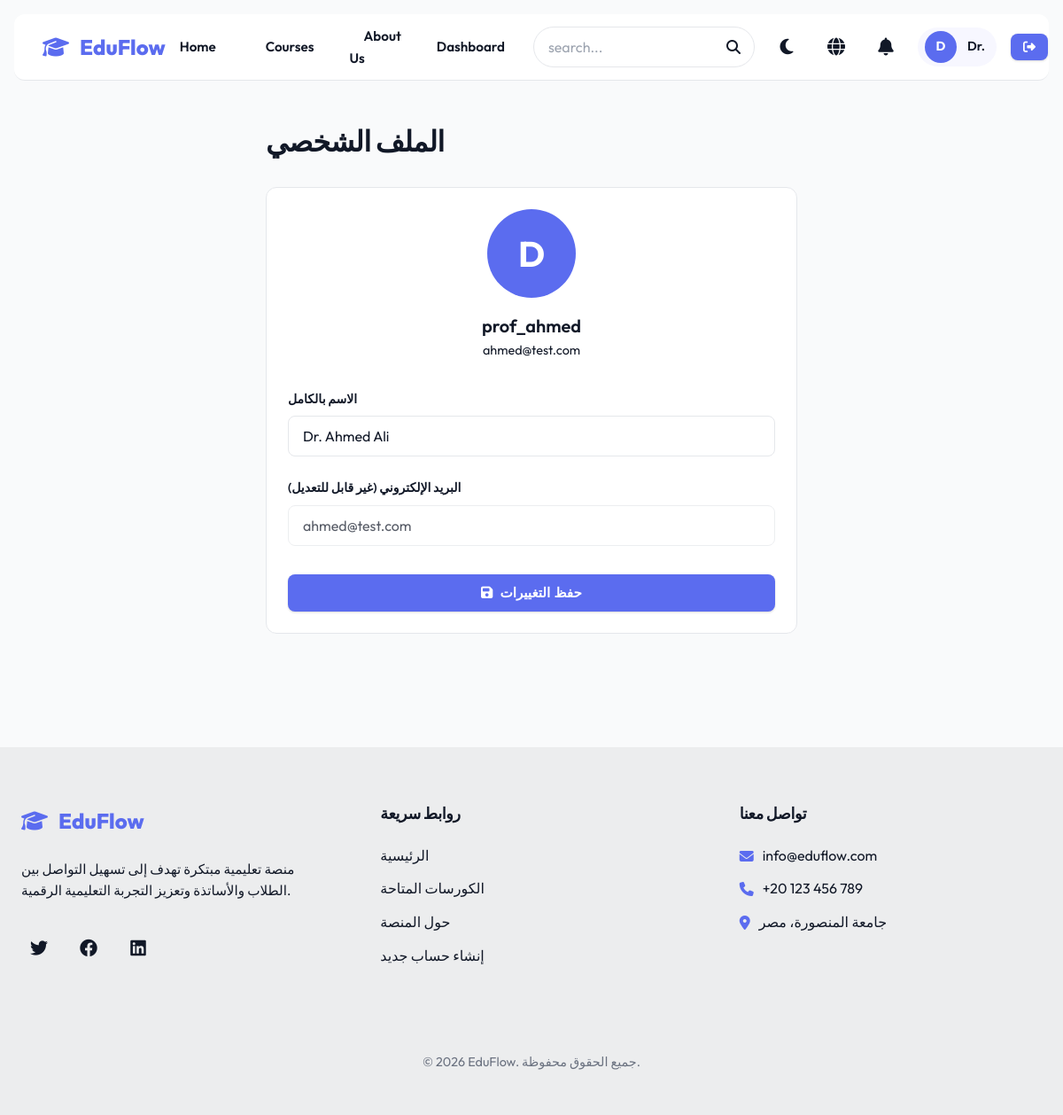
The app's page /auth/profile.php?lang=en (signed in) with its own data.
### tables this page shows
CREATE TABLE users (
    id INT PRIMARY KEY AUTO_INCREMENT,
    username VARCHAR(50) UNIQUE NOT NULL,
    email VARCHAR(100) UNIQUE NOT NULL,
    password VARCHAR(255) NOT NULL,
    full_name VARCHAR(100) NOT NULL,
    user_type ENUM('professor', 'student') NOT NULL,
    created_at TIMESTAMP DEFAULT CURRENT_TIMESTAMP
);

### auth/profile.php (the view, shortened to what this page needs)
<?php
require_once __DIR__ . '/../includes/header.php';
$userId = getCurrentUserId();
$pdo = getDB();
$stmt = $pdo->prepare("SELECT * FROM users WHERE id = ?");
$stmt->execute([$userId]);
$user = $stmt->fetch();
?>
<div class="container animate-fade">
    <div style="max-width: 600px; margin: 2rem auto;">
        <div style="display: flex; justify-content: space-between; align-items: center; margin-bottom: 2rem;">
            <h1 style="font-size: 2rem; margin: 0;">الملف الشخصي</h1>
        </div>
        <div class="card glass">
            <div style="text-align: center; margin-bottom: 2rem;">
                <div style="width: 100px; height: 100px; border-radius: 50%; background: var(--primary); color: white; display: flex; align-items: center; justify-content: center; font-size: 2.5rem; font-weight: bold; margin: 0 auto 1rem;">
                    <?php echo mb_substr($user['full_name'], 0, 1); ?>
                </div>
                <div style="font-weight: 600; font-size: 1.25rem;"><?php echo htmlspecialchars($user['username']); ?></div>
                <div style="color: var(--text-muted); font-size: 0.9rem;"><?php echo htmlspecialchars($user['email']); ?></div>
            </div>
            <form method="POST" action="">
                <div class="form-group">
                    <label class="form-label" for="full_name">الاسم بالكامل</label>
                    <input type="text" id="full_name" name="full_name" class="form-control" value="<?php echo htmlspecialchars($user['full_name']); ?>" required>
                </div>
                <div class="form-group">
                    <label class="form-label" for="email">البريد الإلكتروني (غير قابل للتعديل)</label>
                    <input type="email" id="email" class="form-control" value="<?php echo htmlspecialchars($user['email']); ?>" disabled style="opacity: 0.7; cursor: not-allowed;">
                </div>
                <div style="display: flex; gap: 1rem; margin-top: 2rem;">
                    <button type="submit" class="btn btn-primary" style="flex: 1;">
                        <i class="fas fa-save"></i> حفظ التغييرات
                    </button>
                </div>
            </form>
        </div>
    </div>
</div>
<?php require_once __DIR__ . '/../includes/footer.php'; ?>

### css/style.css (style rules this page uses)
:root { --primary: #5b6cef; --primary-dark: #4f46e5; --primary-light: #6b7eff; --secondary: #6b7280; --secondary-light: #9ca3af; --success: #059669; --success-light: #d1fae5; --warning: #d97706; --warning-light: #fef3c7; --danger: #dc2626; --danger-light: #fee2e2; --info: #2563eb; --info-light: #dbeafe; --bg-primary: #ffffff; --bg-secondary: #f9fafb; --bg-tertiary: #f3f4f6; --text-primary: #111827; --text-secondary: #6b7280; --text-tertiary: #9ca3af; --text-inverse: #ffffff; --border-color: #e5e7eb; --border-light: #f3f4f6; --divider: #f0f0f0; --shadow-xs: 0 1px 2px 0 rgba(0, 0, 0, 0.05); --shadow-sm: 0 1px 3px 0 rgba(0, 0, 0, 0.1), 0 1px 2px 0 rgba(0, 0, 0, 0.06); --shadow-md: 0 4px 6px -1px rgba(0, 0, 0, 0.1), 0 2px 4px -1px rgba(0, 0, 0, 0.06); --shadow-lg: 0 10px 15px -3px rgba(0, 0, 0, 0.1), 0 4px 6px -2px rgba(0, 0, 0, 0.05); --shadow-xl: 0 20px 25px -5px rgba(0, 0, 0, 0.1), 0 10px 10px -5px rgba(0, 0, 0, 0.04); --radius-xs: 4px; --radius-sm: 6px; --radius-md: 8px; --radius-lg: 12px; --radius-xl: 16px; --radius-full: 9999px; --transition-fast: 0.15s ease; --transition: 0.3s cubic-bezier(0.4, 0, 0.2, 1); --transition-slow: 0.5s ease; --z-dropdown: 100; --z-sticky: 200; --z-fixed: 300; --z-modal-backdrop: 400; --z-modal: 500; --z-popover: 600; }
* { margin: 0; padding: 0; box-sizing: border-box; }
html { scroll-behavior: smooth; -webkit-font-smoothing: antialiased; -moz-osx-font-smoothing: grayscale; }
body { font-family: 'Outfit', 'Segoe UI', 'Roboto', system-ui, -apple-system, sans-serif; background-color: var(--bg-secondary); color: var(--text-primary); line-height: 1.6; font-size: 16px; transition: background-color var(--transition-slow); }
h1, h2, h3, h4, h5, h6 { font-weight: 700; line-height: 1.25; letter-spacing: -0.02em; }
h1 { font-size: 2.5rem; margin-bottom: 1rem; }
.container { width: 100%; max-width: 1280px; margin: 0 auto; padding: 0 1.5rem; }
.card { background: var(--bg-primary); border: 1px solid var(--border-color); border-radius: var(--radius-lg); padding: 1.5rem; transition: var(--transition); overflow: hidden; }
.btn { display: inline-flex; align-items: center; justify-content: center; gap: 0.5rem; padding: 0.75rem 1.25rem; border-radius: var(--radius-md); font-weight: 600; font-size: 0.95rem; cursor: pointer; border: none; outline: none; transition: var(--transition-fast); text-decoration: none; white-space: nowrap; user-select: none; }
.btn-primary { background: var(--primary); color: var(--text-inverse); box-shadow: var(--shadow-sm); }
.form-group { margin-bottom: 1.5rem; }
.form-label { display: block; font-size: 0.875rem; font-weight: 600; margin-bottom: 0.5rem; color: var(--text-primary); }
.form-control, .form-select, textarea { width: 100%; padding: 0.75rem 1rem; border-radius: var(--radius-md); background: var(--bg-primary); border: 1px solid var(--border-color); color: var(--text-primary); font-family: inherit; font-size: 1rem; transition: var(--transition-fast); }
.form-control::placeholder { color: var(--text-tertiary); }
.animate-fade { animation: fadeIn 0.5s ease forwards; }

### records on screen
users: full_name "D", username "prof_ahmed", email "ahmed@test.com", full_name "Dr. Ahmed Ali"

### other values on screen
__('home') "Home"
__('courses') "Courses"
__('about') "About Us"
__('dashboard') "Dashboard"
mb_substr($_SESSION['full_name'] ?? 'U', 0, 1) "D"
explode(' ', $_SESSION['full_name'] ?? 'User')[0] "Dr."
